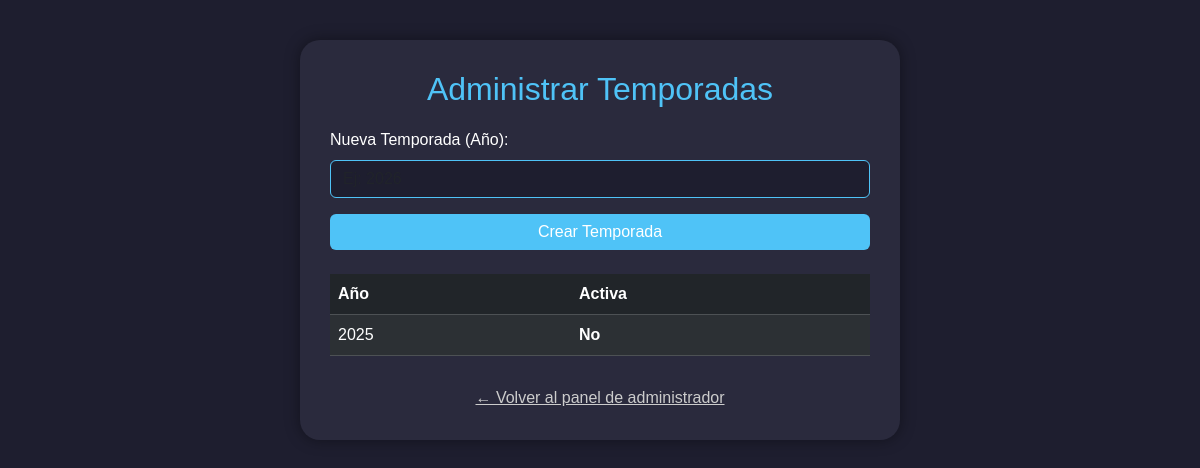
Page /admin/temporadas on the earlier database version.
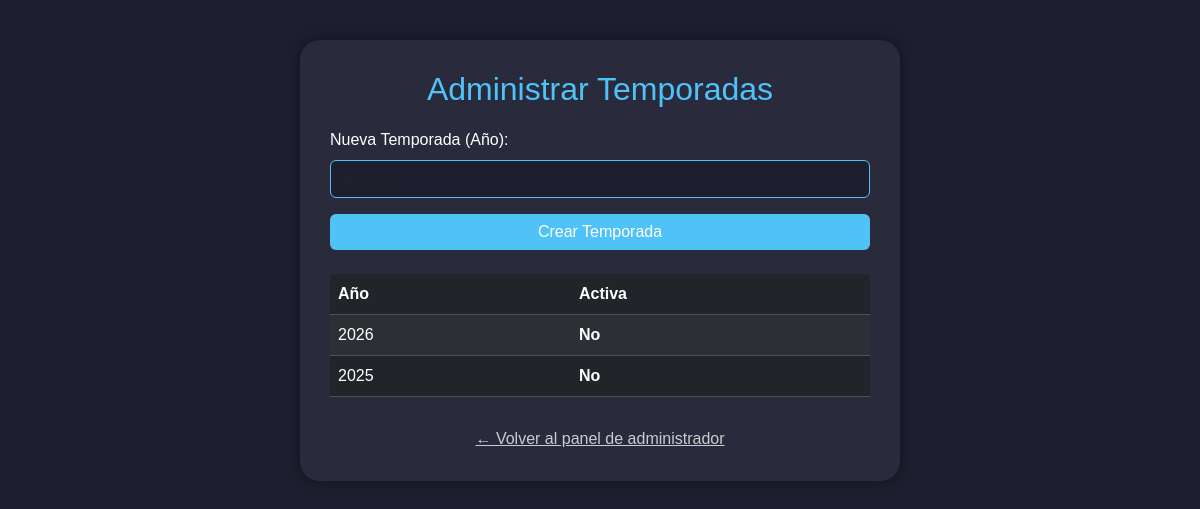
Same page on the later database version.
### app/models/models.py (models this page shows, shortened)
class Temporada(db.Model):
    __tablename__ = 'temporada'
    id = db.Column(db.Integer, primary_key=True)
    nombre = db.Column(db.String(20), nullable=False, unique=True)  # ej: "2025"
    activa = db.Column(db.Boolean, default=False)
    torneos = db.relationship(
        'Torneo',
        back_populates='temporada',
        cascade='all, delete-orphan'
    )

### app/routes/views.py (the view)
@views.route('/admin/temporadas', methods=['GET'])
def administrar_temporadas_view():
    temporadas = Temporada.query.order_by(Temporada.nombre.desc()).all()
    return render_template("plantillasAdmin/administrar_temporadas.html", temporadas=temporadas)

### app/templates/plantillasAdmin/administrar_temporadas.html (shortened to what this page needs)
<!DOCTYPE html>
<html lang="es">
<head>
    <link href="https://cdn.jsdelivr.net/npm/bootstrap@5.3.3/dist/css/bootstrap.min.css" rel="stylesheet">
</head>
<body>
<div class="container-form">
    <h2>Administrar Temporadas</h2>
    <form method="POST" action="{{ url_for('views.crear_temporada') }}">
        <div class="mb-3">
            <label for="nombre" class="form-label">Nueva Temporada (Año):</label>
            <input type="text" class="form-control" id="nombre" name="nombre" placeholder="Ej: 2026" required>
        </div>
        <button type="submit" class="btn btn-primary w-100">Crear Temporada</button>
    </form>
    {% if temporadas %}
        <table class="table table-dark table-striped mt-4">
            <thead>
                <tr>
                    <th>Año</th>
                    <th>Activa</th>
                </tr>
            </thead>
            <tbody>
                {% for t in temporadas %}
                    <tr>
                        <td>{{ t.nombre }}</td>
                        <td class="{{ 'active-true' if t.active else 'active-false' }}">
                            {{ 'Sí' if t.active else 'No' }}
                        </td>
                    </tr>
                {% endfor %}
            </tbody>
        </table>
    {% endif %}
    <a href="{{ url_for('views.adminview') }}" class="back-link">
        ← Volver al panel de administrador
    </a>
</div>
</body>
</html>

Differences in the rows shown:
added Temporada: nombre "2026", active "No"
